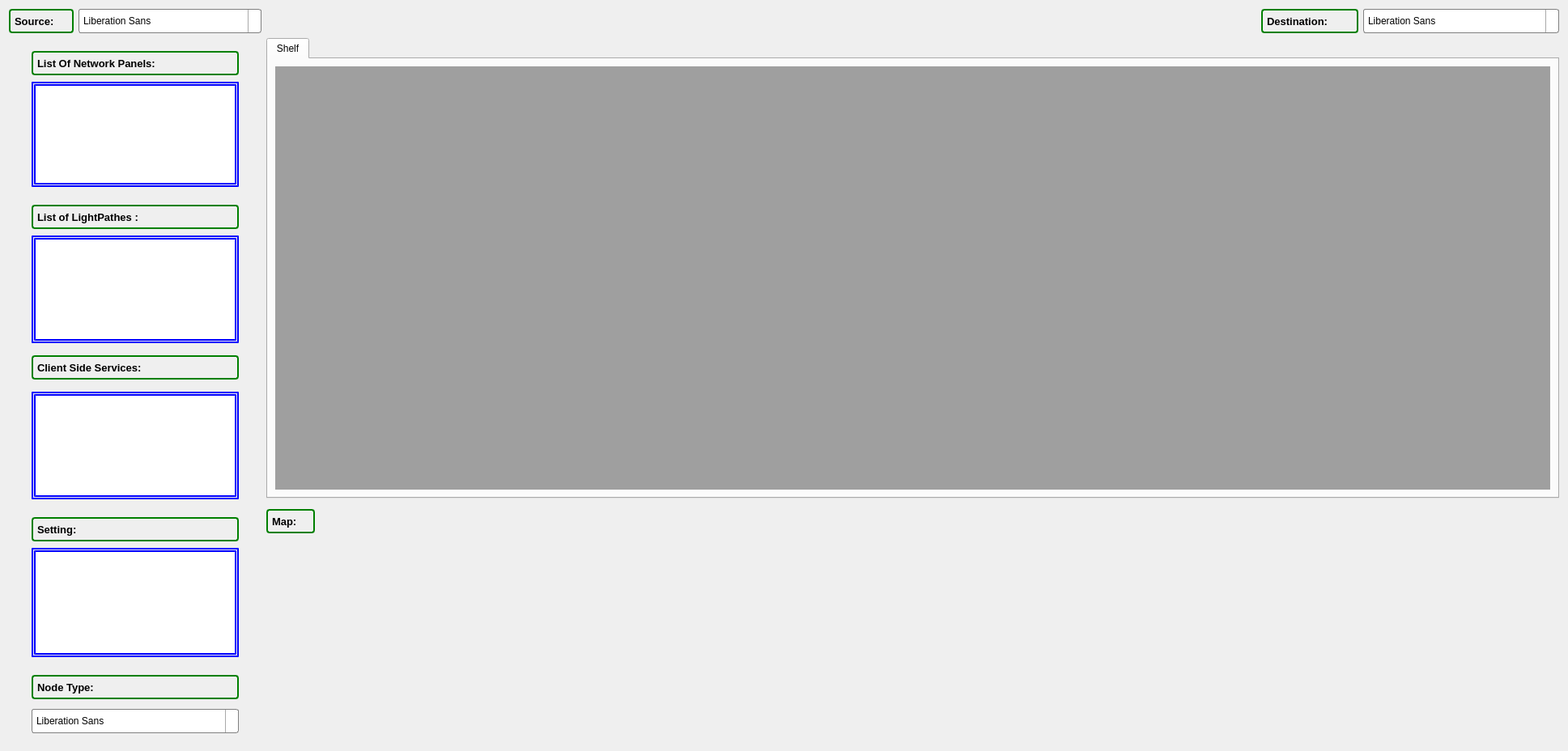
       <widget class="QWidget" name="tab">
        <attribute name="title">
         <string>Demand tab</string>
        </attribute>
        <layout class="QGridLayout" name="gridLayout_12">
         <item row="0" column="0">
          <layout class="QFormLayout" name="formLayout_4">
           <item row="0" column="0">
            <widget class="QLabel" name="SelectNode_Label_13">
             <property name="minimumSize">
              <size>
               <width>80</width>
               <height>0</height>
              </size>
             </property>
             <property name="maximumSize">
              <size>
               <width>43</width>
               <height>30</height>
              </size>
             </property>
             <property name="font">
              <font>
               <pointsize>10</pointsize>
               <weight>75</weight>
               <bold>true</bold>
              </font>
             </property>
             <property name="styleSheet">
              <string notr="true"> QLabel {
    border: 2px solid green;
    border-radius: 4px;
    padding: 2px;
}</string>
             </property>
             <property name="text">
              <string>Source:</string>
             </property>
            </widget>
           </item>
           <item row="0" column="1">
            <widget class="QFontComboBox" name="Demand_Source_combobox">
             <property name="minimumSize">
              <size>
               <width>119</width>
               <height>30</height>
              </size>
             </property>
             <property name="maximumSize">
              <size>
               <width>226</width>
               <height>30</height>
              </size>
             </property>
             <property name="styleSheet">
              <string notr="true">QComboBox {
    border: 1px solid gray;
    border-radius: 3px;
    padding: 1px 18px 1px 3px;
    min-width: 6em;
}

QComboBox:editable {
    background: white;
}

QComboBox:!editable, QComboBox::drop-down:editable {
     background: qlineargradient(x1: 0, y1: 0, x2: 0, y2: 1,
                                 stop: 0 #E1E1E1, stop: 0.4 #DDDDDD,
                                 stop: 0.5 #D8D8D8, stop: 1.0 #D3D3D3);
}

/* QComboBox gets the &quot;on&quot; state when the popup is open */
QComboBox:!editable:on, QComboBox::drop-down:editable:on {
    background: qlineargradient(x1: 0, y1: 0, x2: 0, y2: 1,
                                stop: 0 #D3D3D3, stop: 0.4 #D8D8D8,
                                stop: 0.5 #DDDDDD, stop: 1.0 #E1E1E1);
}

QComboBox:on { /* shift the text when the popup opens */
    padding-top: 3px;
    padding-left: 4px;
}

QComboBox::drop-down {
    subcontrol-origin: padding;
    subcontrol-position: top right;
    width: 15px;

    border-left-width: 1px;
    border-left-color: darkgray;
    border-left-style: solid; /* just a single line */
    border-top-right-radius: 3px; /* same radius as the QComboBox */
    border-bottom-right-radius: 3px;
}

QComboBox::down-arrow {
    image: url(/usr/share/icons/crystalsvg/16x16/actions/1downarrow.png);
}

QComboBox::down-arrow:on { /* shift the arrow when popup is open */
    top: 1px;
    left: 1px;
}</string>
             </property>
            </widget>
           </item>
          </layout>
         </item>
         <item row="0" column="2">
          <layout class="QFormLayout" name="formLayout">
           <item row="0" column="0">
            <widget class="QLabel" name="label_8">
             <property name="minimumSize">
              <size>
               <width>120</width>
               <height>0</height>
              </size>
             </property>
             <property name="maximumSize">
              <size>
               <width>62</width>
               <height>30</height>
              </size>
             </property>
             <property name="font">
              <font>
               <pointsize>10</pointsize>
               <weight>75</weight>
               <bold>true</bold>
              </font>
             </property>
             <property name="styleSheet">
              <string notr="true"> QLabel {
    border: 2px solid green;
    border-radius: 4px;
    padding: 2px;
}</string>
             </property>
             <property name="text">
              <string>Destination:</string>
             </property>
            </widget>
           </item>
           <item row="0" column="1">
            <widget class="QFontComboBox" name="Demand_Destination_combobox">
             <property name="minimumSize">
              <size>
               <width>119</width>
               <height>30</height>
              </size>
             </property>
             <property name="maximumSize">
              <size>
               <width>743</width>
               <height>30</height>
              </size>
             </property>
             <property name="styleSheet">
              <string notr="true">QComboBox {
    border: 1px solid gray;
    border-radius: 3px;
    padding: 1px 18px 1px 3px;
    min-width: 6em;
}

QComboBox:editable {
    background: white;
}

QComboBox:!editable, QComboBox::drop-down:editable {
     background: qlineargradient(x1: 0, y1: 0, x2: 0, y2: 1,
                                 stop: 0 #E1E1E1, stop: 0.4 #DDDDDD,
                                 stop: 0.5 #D8D8D8, stop: 1.0 #D3D3D3);
}

/* QComboBox gets the &quot;on&quot; state when the popup is open */
QComboBox:!editable:on, QComboBox::drop-down:editable:on {
    background: qlineargradient(x1: 0, y1: 0, x2: 0, y2: 1,
                                stop: 0 #D3D3D3, stop: 0.4 #D8D8D8,
                                stop: 0.5 #DDDDDD, stop: 1.0 #E1E1E1);
}

QComboBox:on { /* shift the text when the popup opens */
    padding-top: 3px;
    padding-left: 4px;
}

QComboBox::drop-down {
    subcontrol-origin: padding;
    subcontrol-position: top right;
    width: 15px;

    border-left-width: 1px;
    border-left-color: darkgray;
    border-left-style: solid; /* just a single line */
    border-top-right-radius: 3px; /* same radius as the QComboBox */
    border-bottom-right-radius: 3px;
}

QComboBox::down-arrow {
    image: url(/usr/share/icons/crystalsvg/16x16/actions/1downarrow.png);
}

QComboBox::down-arrow:on { /* shift the arrow when popup is open */
    top: 1px;
    left: 1px;
}</string>
             </property>
            </widget>
           </item>
          </layout>
         </item>
         <item row="1" column="0" rowspan="3">
          <layout class="QGridLayout" name="gridLayout_2">
           <item row="5" column="0">
            <widget class="QListWidget" name="Demand_ServiceList">
             <property name="minimumSize">
              <size>
               <width>256</width>
               <height>133</height>
              </size>
             </property>
             <property name="maximumSize">
              <size>
               <width>256</width>
               <height>133</height>
              </size>
             </property>
             <property name="styleSheet">
              <string notr="true">QListWidget {
    alternate-background-color: yellow;
	border: 5px double;
	border-color: blue;
}
QListWidget {
    show-decoration-selected: 1; /* make the selection span the entire width of the view */
}

QListWidget::item:alternate {
    background: #EEEEEE;
}

QListWidget::item:selected {
    border: 1px solid #6a6ea9;
}

QListWidget::item:selected:!active {
    background: qlineargradient(x1: 0, y1: 0, x2: 0, y2: 1,
                                stop: 0 #ABAFE5, stop: 1 #8588B2);
}

QListWidget::item:selected:active {
    background: qlineargradient(x1: 0, y1: 0, x2: 0, y2: 1,
                                stop: 0 #6a6ea9, stop: 1 #888dd9);
}

QListWidget::item:hover {
    background: qlineargradient(x1: 0, y1: 0, x2: 0, y2: 1,
                                stop: 0 #FAFBFE, stop: 1 #DCDEF1);
}</string>
             </property>
            </widget>
           </item>
           <item row="1" column="0">
            <widget class="QListWidget" name="Demand_PanelList">
             <property name="minimumSize">
              <size>
               <width>256</width>
               <height>130</height>
              </size>
             </property>
             <property name="maximumSize">
              <size>
               <width>256</width>
               <height>130</height>
              </size>
             </property>
             <property name="styleSheet">
              <string notr="true">QListWidget {
    alternate-background-color: yellow;
	border: 5px double;
	border-color: blue;
}
QListWidget {
    show-decoration-selected: 1; /* make the selection span the entire width of the view */
}

QListWidget::item:alternate {
    background: #EEEEEE;
}

QListWidget::item:selected {
    border: 1px solid #6a6ea9;
}

QListWidget::item:selected:!active {
    background: qlineargradient(x1: 0, y1: 0, x2: 0, y2: 1,
                                stop: 0 #ABAFE5, stop: 1 #8588B2);
}

QListWidget::item:selected:active {
    background: qlineargradient(x1: 0, y1: 0, x2: 0, y2: 1,
                                stop: 0 #6a6ea9, stop: 1 #888dd9);
}

QListWidget::item:hover {
    background: qlineargradient(x1: 0, y1: 0, x2: 0, y2: 1,
                                stop: 0 #FAFBFE, stop: 1 #DCDEF1);
}</string>
             </property>
            </widget>
           </item>
           <item row="2" column="0">
            <widget class="QLabel" name="ClientLabel_22">
             <property name="minimumSize">
              <size>
               <width>256</width>
               <height>30</height>
              </size>
             </property>
             <property name="maximumSize">
              <size>
               <width>256</width>
               <height>16</height>
              </size>
             </property>
             <property name="font">
              <font>
               <pointsize>10</pointsize>
               <weight>75</weight>
               <bold>true</bold>
              </font>
             </property>
             <property name="styleSheet">
              <string notr="true"> QLabel {
    border: 2px solid green;
    border-radius: 4px;
    padding: 2px;
}</string>
             </property>
             <property name="text">
              <string>List of LightPathes :</string>
             </property>
            </widget>
           </item>
           <item row="3" column="0">
            <widget class="QListWidget" name="Demand_LineList">
             <property name="minimumSize">
              <size>
               <width>256</width>
               <height>133</height>
              </size>
             </property>
             <property name="maximumSize">
              <size>
               <width>256</width>
               <height>133</height>
              </size>
             </property>
             <property name="styleSheet">
              <string notr="true">QListWidget {
    alternate-background-color: yellow;
	border: 5px double;
	border-color: blue;
}
QListWidget {
    show-decoration-selected: 1; /* make the selection span the entire width of the view */
}

QListWidget::item:alternate {
    background: #EEEEEE;
}

QListWidget::item:selected {
    border: 1px solid #6a6ea9;
}

QListWidget::item:selected:!active {
    background: qlineargradient(x1: 0, y1: 0, x2: 0, y2: 1,
                                stop: 0 #ABAFE5, stop: 1 #8588B2);
}

QListWidget::item:selected:active {
    background: qlineargradient(x1: 0, y1: 0, x2: 0, y2: 1,
                                stop: 0 #6a6ea9, stop: 1 #888dd9);
}

QListWidget::item:hover {
    background: qlineargradient(x1: 0, y1: 0, x2: 0, y2: 1,
                                stop: 0 #FAFBFE, stop: 1 #DCDEF1);
}</string>
             </property>
            </widget>
           </item>
           <item row="4" column="0">
            <widget class="QLabel" name="ClientLabel_23">
             <property name="minimumSize">
              <size>
               <width>256</width>
               <height>30</height>
              </size>
             </property>
             <property name="maximumSize">
              <size>
               <width>256</width>
               <height>30</height>
              </size>
             </property>
             <property name="font">
              <font>
               <pointsize>10</pointsize>
               <weight>75</weight>
               <bold>true</bold>
              </font>
             </property>
             <property name="styleSheet">
              <string notr="true"> QLabel {
    border: 2px solid green;
    border-radius: 4px;
    padding: 2px;
}</string>
             </property>
             <property name="text">
              <string>Client Side Services:</string>
             </property>
            </widget>
           </item>
           <item row="6" column="0">
            <widget class="QLabel" name="ClientLabel_20">
             <property name="minimumSize">
              <size>
               <width>256</width>
               <height>30</height>
              </size>
             </property>
             <property name="maximumSize">
              <size>
               <width>256</width>
               <height>16</height>
              </size>
             </property>
             <property name="font">
              <font>
               <pointsize>10</pointsize>
               <weight>75</weight>
               <bold>true</bold>
              </font>
             </property>
             <property name="styleSheet">
              <string notr="true"> QLabel {
    border: 2px solid green;
    border-radius: 4px;
    padding: 2px;
}</string>
             </property>
             <property name="text">
              <string>Setting:</string>
             </property>
            </widget>
           </item>
           <item row="9" column="0">
            <widget class="QFontComboBox" name="NodeType_combobox">
             <property name="minimumSize">
              <size>
               <width>119</width>
               <height>30</height>
              </size>
             </property>
             <property name="maximumSize">
              <size>
               <width>256</width>
               <height>22</height>
              </size>
             </property>
             <property name="styleSheet">
              <string notr="true">QComboBox {
    border: 1px solid gray;
    border-radius: 3px;
    padding: 1px 18px 1px 3px;
    min-width: 6em;
}

QComboBox:editable {
    background: white;
}

QComboBox:!editable, QComboBox::drop-down:editable {
     background: qlineargradient(x1: 0, y1: 0, x2: 0, y2: 1,
                                 stop: 0 #E1E1E1, stop: 0.4 #DDDDDD,
                                 stop: 0.5 #D8D8D8, stop: 1.0 #D3D3D3);
}

/* QComboBox gets the &quot;on&quot; state when the popup is open */
QComboBox:!editable:on, QComboBox::drop-down:editable:on {
    background: qlineargradient(x1: 0, y1: 0, x2: 0, y2: 1,
                                stop: 0 #D3D3D3, stop: 0.4 #D8D8D8,
                                stop: 0.5 #DDDDDD, stop: 1.0 #E1E1E1);
}

QComboBox:on { /* shift the text when the popup opens */
    padding-top: 3px;
    padding-left: 4px;
}

QComboBox::drop-down {
    subcontrol-origin: padding;
    subcontrol-position: top right;
    width: 15px;

    border-left-width: 1px;
    border-left-color: darkgray;
    border-left-style: solid; /* just a single line */
    border-top-right-radius: 3px; /* same radius as the QComboBox */
    border-bottom-right-radius: 3px;
}

QComboBox::down-arrow {
    image: url(/usr/share/icons/crystalsvg/16x16/actions/1downarrow.png);
}

QComboBox::down-arrow:on { /* shift the arrow when popup is open */
    top: 1px;
    left: 1px;
}</string>
             </property>
            </widget>
           </item>
           <item row="8" column="0">
            <widget class="QLabel" name="label_9">
             <property name="minimumSize">
              <size>
               <width>256</width>
               <height>30</height>
              </size>
             </property>
             <property name="maximumSize">
              <size>
               <width>256</width>
               <height>16</height>
              </size>
             </property>
             <property name="font">
              <font>
               <pointsize>10</pointsize>
               <weight>75</weight>
               <bold>true</bold>
              </font>
             </property>
             <property name="styleSheet">
              <string notr="true"> QLabel {
    border: 2px solid green;
    border-radius: 4px;
    padding: 2px;
}</string>
             </property>
             <property name="text">
              <string>Node Type:</string>
             </property>
            </widget>
           </item>
           <item row="0" column="0">
            <widget class="QLabel" name="ClientLabel_21">
             <property name="minimumSize">
              <size>
               <width>256</width>
               <height>30</height>
              </size>
             </property>
             <property name="maximumSize">
              <size>
               <width>256</width>
               <height>16</height>
              </size>
             </property>
             <property name="font">
              <font>
               <pointsize>10</pointsize>
               <weight>75</weight>
               <bold>true</bold>
              </font>
             </property>
             <property name="styleSheet">
              <string notr="true"> QLabel {
    border: 2px solid green;
    border-radius: 4px;
    padding: 2px;
    background-image: url(images/welcome.png);
}</string>
             </property>
             <property name="text">
              <string>List Of Network Panels:</string>
             </property>
            </widget>
           </item>
           <item row="7" column="0">
            <widget class="QListWidget" name="listWidget_8">
             <property name="minimumSize">
              <size>
               <width>256</width>
               <height>135</height>
              </size>
             </property>
             <property name="maximumSize">
              <size>
               <width>256</width>
               <height>135</height>
              </size>
             </property>
             <property name="styleSheet">
              <string notr="true">QListWidget {
    alternate-background-color: yellow;
	border: 5px double;
	border-color: blue;
}
QListWidget {
    show-decoration-selected: 1; /* make the selection span the entire width of the view */
}

QListWidget::item:alternate {
    background: #EEEEEE;
}

QListWidget::item:selected {
    border: 1px solid #6a6ea9;
}

QListWidget::item:selected:!active {
    background: qlineargradient(x1: 0, y1: 0, x2: 0, y2: 1,
                                stop: 0 #ABAFE5, stop: 1 #8588B2);
}

QListWidget::item:selected:active {
    background: qlineargradient(x1: 0, y1: 0, x2: 0, y2: 1,
                                stop: 0 #6a6ea9, stop: 1 #888dd9);
}

QListWidget::item:hover {
    background: qlineargradient(x1: 0, y1: 0, x2: 0, y2: 1,
                                stop: 0 #FAFBFE, stop: 1 #DCDEF1);
}</string>
             </property>
            </widget>
           </item>
          </layout>
         </item>
         <item row="1" column="1" colspan="2">
          <layout class="QGridLayout" name="gridLayout_4">
           <item row="0" column="0">
            <widget class="QTabWidget" name="Demand_tab">
             <property name="enabled">
              <bool>true</bool>
             </property>
             <property name="minimumSize">
              <size>
               <width>821</width>
               <height>442</height>
              </size>
             </property>
             <property name="currentIndex">
              <number>0</number>
             </property>
             <widget class="QWidget" name="tab_8">
              <attribute name="title">
               <string>Shelf</string>
              </attribute>
              <layout class="QGridLayout" name="gridLayout_13">
               <item row="0" column="0">
                <widget class="QMdiArea" name="Demand_mdi">
                 <property name="minimumSize">
                  <size>
                   <width>1575</width>
                   <height>521</height>
                  </size>
                 </property>
                </widget>
               </item>
              </layout>
             </widget>
            </widget>
           </item>
          </layout>
         </item>
         <item row="2" column="1">
          <widget class="QLabel" name="ClientLabel_25">
           <property name="minimumSize">
            <size>
             <width>50</width>
             <height>30</height>
            </size>
           </property>
           <property name="maximumSize">
            <size>
             <width>60</width>
             <height>16</height>
            </size>
           </property>
           <property name="font">
            <font>
             <pointsize>10</pointsize>
             <weight>75</weight>
             <bold>true</bold>
            </font>
           </property>
           <property name="styleSheet">
            <string notr="true"> QLabel {
    border: 2px solid green;
    border-radius: 4px;
    padding: 2px;
}</string>
           </property>
           <property name="text">
            <string>Map:</string>
           </property>
          </widget>
         </item>
         <item row="3" column="1" colspan="2">
          <layout class="QGridLayout" name="gridLayout_15">
           <item row="0" column="0">
            <widget class="MapWidget" name="MapWidget" native="true">
             <property name="minimumSize">
              <size>
               <width>821</width>
               <height>259</height>
              </size>
             </property>
            </widget>
           </item>
          </layout>
         </item>
         <item row="0" column="1">
          <spacer name="horizontalSpacer">
           <property name="orientation">
            <enum>Qt::Horizontal</enum>
           </property>
           <property name="sizeHint" stdset="0">
            <size>
             <width>40</width>
             <height>20</height>
            </size>
           </property>
          </spacer>
         </item>
        </layout>
       </widget>
